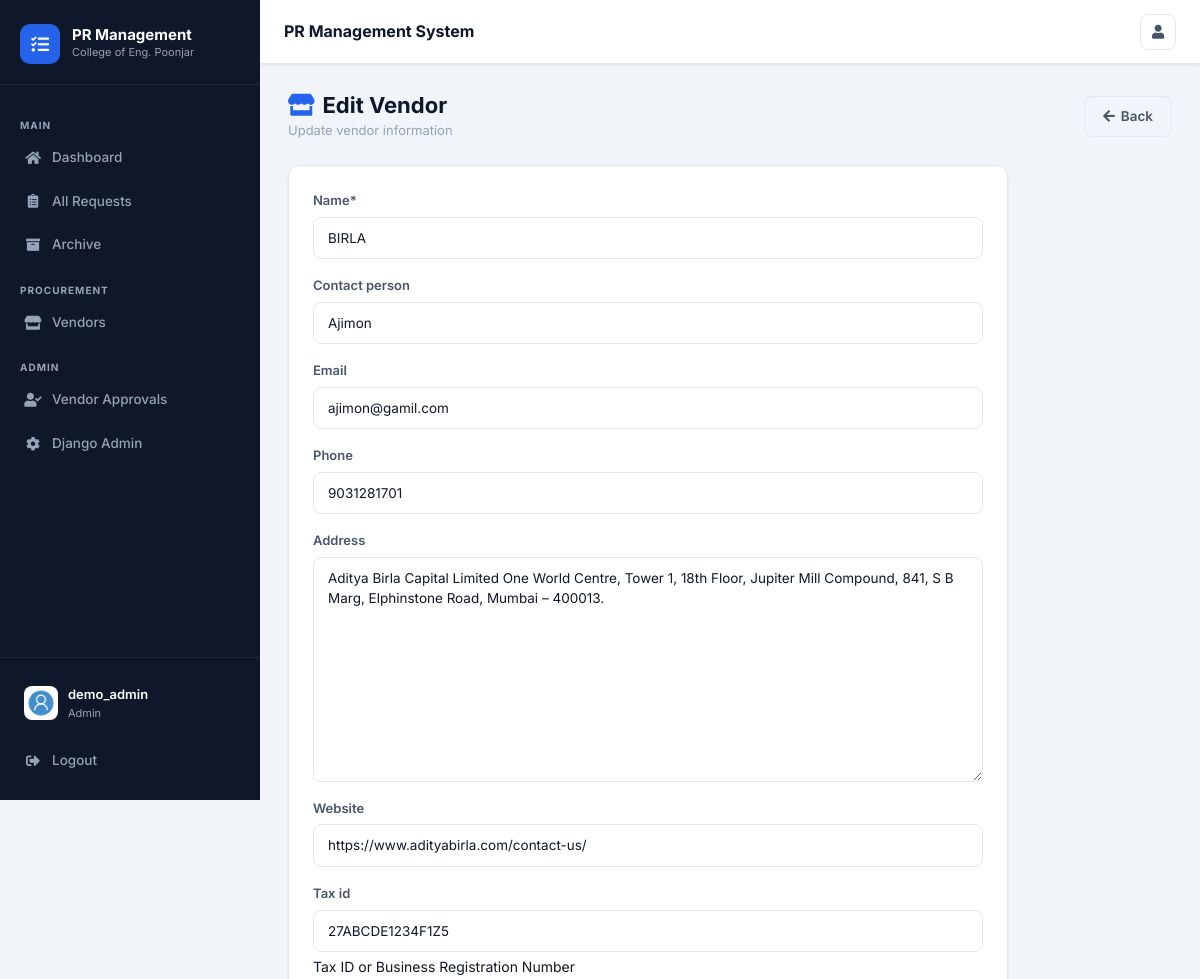
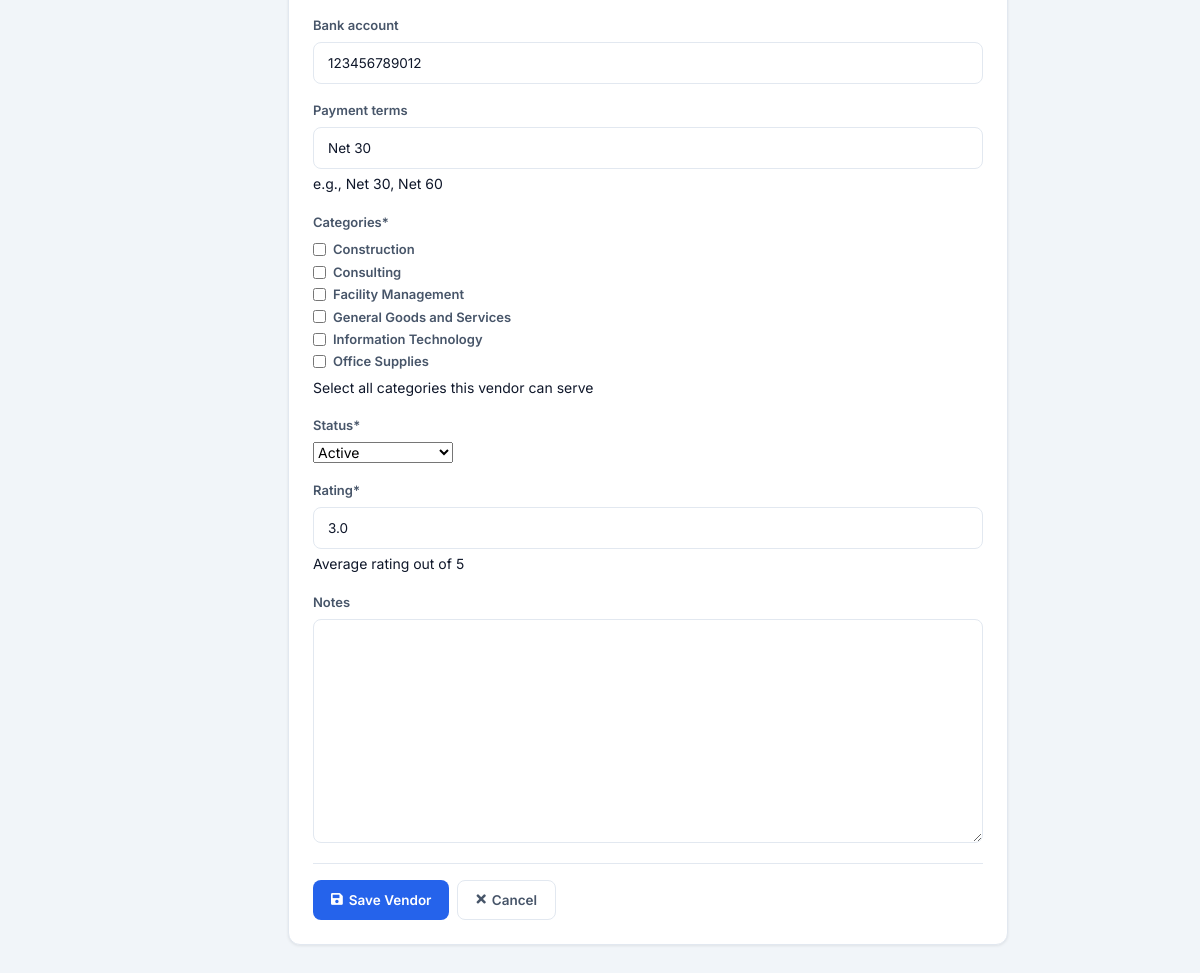
Page /vendors/1/update/ (signed in) on the committed database (2 pictures, top to bottom).
### users/models.py (models this page shows, shortened)
class Profile(models.Model):
    user = models.OneToOneField(User, on_delete=models.CASCADE)
    image = models.ImageField(default='default.jpg', upload_to='profile_pics')
    role = models.CharField(max_length=20, choices=ROLE_CHOICES, default='requester')
    def is_admin(self):
        return self.role == 'admin'
    def is_buyer(self):
        return self.role == 'buyer'
    def is_requester(self):
        return self.role == 'requester'

### prs/models.py (models this page shows, shortened)
class Vendor(models.Model):
    user = models.OneToOneField(User, on_delete=models.CASCADE, null=True, blank=True, related_name='vendor_profile')
    name = models.CharField(max_length=200, unique=True)
    contact_person = models.CharField(max_length=200, blank=True)
    email = models.EmailField(blank=True)
    phone = models.CharField(max_length=50, blank=True)
    address = models.TextField(blank=True)
    website = models.URLField(blank=True)
    tax_id = models.CharField(max_length=100, blank=True, help_text="Tax ID or Business Registration Number")
    bank_account = models.CharField(max_length=100, blank=True)
    account_holder = models.CharField(max_length=200, blank=True, help_text="Bank account holder name")
    ifsc_code = models.CharField(max_length=20, blank=True, help_text="IFSC code for bank transfer")
    upi_id = models.CharField(max_length=100, blank=True, help_text="UPI ID for payments (e.g. vendor@upi)")
    payment_terms = models.CharField(max_length=100, blank=True, help_text="e.g., Net 30, Net 60")
    categories = models.CharField(
        max_length=500,
        blank=True,
        help_text="Select categories you serve (comma-separated)"
    )
    status = models.CharField(max_length=50, choices=vendor_status_choice, default='Pending')
    rating = models.FloatField(default=0.0, help_text="Average rating out of 5")
    is_approved = models.BooleanField(default=False)
    approved_by = models.ForeignKey(User, on_delete=models.SET_NULL, null=True, blank=True, related_name='vendors_approved')
    approved_date = models.DateTimeField(null=True, blank=True)
    date_added = models.DateTimeField(default=timezone.now)
    added_by = models.ForeignKey(User, on_delete=models.SET_NULL, null=True, related_name='vendors_added')
    notes = models.TextField(blank=True)
    class Meta:
        ordering = ['name']

### prs/views.py (the view, shortened to what this page needs)
# urls.py: path('vendors/<int:pk>/update/', VendorUpdateView.as_view(), name='vendor-update'),
class VendorUpdateView(LoginRequiredMixin, AdminRequiredMixin, UpdateView):
    model = Vendor
    template_name = 'prs/vendor_form.html'
    fields = ['name', 'contact_person', 'email', 'phone', 'address', 'website',
              'tax_id', 'bank_account', 'payment_terms', 'categories', 'status', 'rating', 'notes']
    def get_form(self, form_class=None):
        form = super().get_form(form_class)
        from django import forms
        from .models import category_choice
        current_categories = []
        if self.object.categories:
            current_categories = [cat.strip() for cat in self.object.categories.split(',')]
        form.fields['categories'] = forms.MultipleChoiceField(
            choices=category_choice,
            widget=forms.CheckboxSelectMultiple,
            required=True,
            initial=current_categories,
            help_text="Select all categories this vendor can serve"
        )
        return form

### users/mixins.py (called while the page is built)
    def test_func(self):
        if self.request.user.is_authenticated and hasattr(self.request.user, 'profile'):
            return self.request.user.profile.is_admin()
        return False

### prs/templates/prs/vendor_form.html (shortened to what this page needs)
{% extends "prs/layout.html" %}
{% load crispy_forms_tags %}
{% block content %}
<div class="page-header">
  <div class="page-header-left">
    <h1><i class="fas fa-store mr-2" style="color:var(--primary)"></i>{% if object %}Edit Vendor{% else %}Add New Vendor{% endif %}</h1>
    <p>{% if object %}Update vendor information{% else %}Create a new vendor{% endif %}</p>
  </div>
  <a href="{% url 'vendor-list' %}" class="btn btn-outline"><i class="fas fa-arrow-left"></i> Back</a>
</div>
<div style="max-width:720px;">
  <div class="form-section">
    <form method="POST">
      {{ form|crispy }}
      <div class="d-flex gap-2" style="margin-top:20px;padding-top:16px;border-top:1px solid var(--card-border);">
        <button class="btn btn-primary" type="submit"><i class="fas fa-save"></i> Save Vendor</button>
        <a href="{% url 'vendor-list' %}" class="btn btn-outline"><i class="fas fa-times"></i> Cancel</a>
      </div>
    </form>
  </div>
</div>
{% endblock %}

### prs/templates/prs/layout.html (shortened to what this page needs)
{% load static %}
<!DOCTYPE html>
<html lang="en">
<head>
  <link rel="stylesheet" href="https://maxcdn.bootstrapcdn.com/bootstrap/4.0.0/css/bootstrap.min.css">
  <link rel="stylesheet" href="https://cdnjs.cloudflare.com/ajax/libs/font-awesome/5.15.4/css/all.min.css">
  <link rel="stylesheet" href="{% static 'prs/new-design.css' %}">
</head>
<body>
{% if user.is_authenticated %}
<aside class="app-sidebar" id="appSidebar">
  <div class="sidebar-logo">
    <div class="sidebar-logo-icon"><i class="fas fa-tasks"></i></div>
    <div>
      <div class="sidebar-logo-text">PR Management</div>
      <div class="sidebar-logo-sub">College of Eng. Poonjar</div>
    </div>
  </div>
  <nav class="sidebar-nav">
    <div class="sidebar-section-label">Main</div>
    <a href="{% url 'dashboard' %}" class="sidebar-link {% if request.resolver_match.url_name == 'dashboard' %}active{% endif %}">
      <i class="fas fa-home"></i> Dashboard
    </a>
    <a href="{% url 'prs-home' %}" class="sidebar-link {% if request.resolver_match.url_name == 'prs-home' %}active{% endif %}">
      <i class="fas fa-clipboard-list"></i> All Requests
    </a>
    <a href="{% url 'pr-archive' %}" class="sidebar-link {% if request.resolver_match.url_name == 'pr-archive' %}active{% endif %}">
      <i class="fas fa-archive"></i> Archive
    </a>
    {% if user.profile.is_buyer or user.profile.is_admin %}
    <div class="sidebar-section-label">Procurement</div>
    <a href="{% url 'vendor-list' %}" class="sidebar-link {% if request.resolver_match.url_name == 'vendor-list' %}active{% endif %}">
      <i class="fas fa-store"></i> Vendors
    </a>
    {% endif %}
    {% if user.profile.is_admin %}
    <div class="sidebar-section-label">Admin</div>
    <a href="{% url 'vendor-approval-list' %}" class="sidebar-link {% if request.resolver_match.url_name == 'vendor-approval-list' %}active{% endif %}">
      <i class="fas fa-user-check"></i> Vendor Approvals
    </a>
    <a href="{% url 'admin:index' %}" class="sidebar-link">
      <i class="fas fa-cog"></i> Django Admin
    </a>
    {% endif %}
  </nav>
  <div class="sidebar-footer">
    <a href="{% url 'profile' %}" class="sidebar-user" style="text-decoration:none;">
      <img src="{{ user.profile.image.url }}" alt="{{ user.username }}">
      <div>
        <div class="sidebar-user-name">{{ user.username }}</div>
        <div class="sidebar-user-role">
          {% if user.profile.is_admin %}Admin
          {% elif user.profile.is_buyer %}Buyer
          {% elif user.profile.is_vendor %}Vendor
          {% else %}Requester{% endif %}
        </div>
      </div>
    </a>
    <form method="POST" action="{% url 'logout' %}" style="margin-top:8px;">
      <button type="submit" class="sidebar-link w-100" style="background:none;border:none;cursor:pointer;text-align:left;">
        <i class="fas fa-sign-out-alt"></i> Logout
      </button>
    </form>
  </div>
</aside>
<div class="app-main">
  <header class="app-topbar">
    <div class="topbar-title">PR Management System</div>
    <div class="topbar-actions">
      <a href="{% url 'profile' %}" class="topbar-btn" title="Profile">
        <i class="fas fa-user"></i>
      </a>
    </div>
  </header>
  <div class="app-content">
{% endif %}
{% block content %}{% endblock %}
{% if user.is_authenticated %}
  </div>
</div>
{% endif %}
</body>
</html>

### prs/templates/prs/vendor_form.html (style rules this page uses)
fieldset label { font-weight:600; color:var(--text-secondary); font-size:13px; }

### rows in the picture
Vendor: name "BIRLA", contact_person "Ajimon", email "ajimon@gamil.com", phone "9031281701", address "Aditya Birla Capital Limited One World Centre, Tower 1, 18th Floor, Jupiter Mill Compound, 841, S B Marg, Elphinstone Road, Mumbai – 400013.", website "https://www.adityabirla.com/contact-us/", tax_id "27ABCDE1234F1Z5", bank_account "123456789012", payment_terms "Net 30", categories "☐ ☐ ☐ ☐ ☐ ☐", status "Active", rating "3.0"

### other values in the picture
{{ user.username }} "demo_admin"
